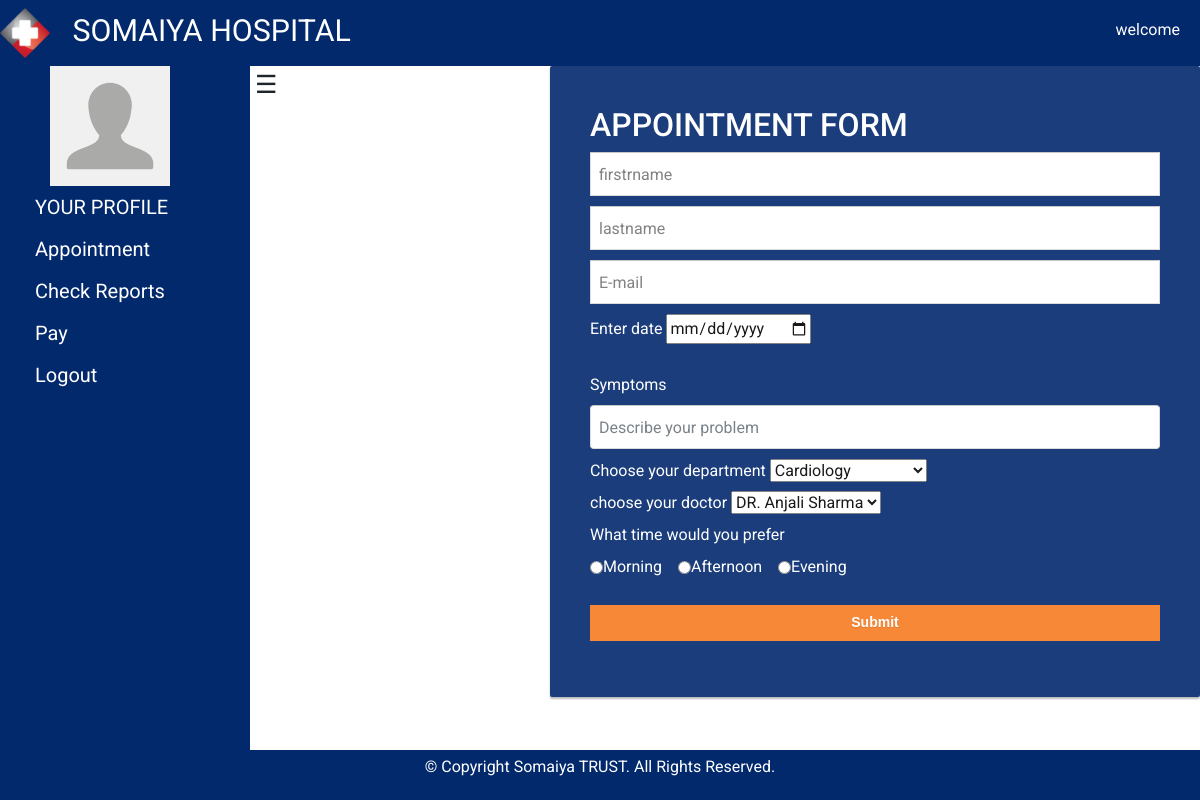
/bapp.php, run on an earlier commit of the app's database.
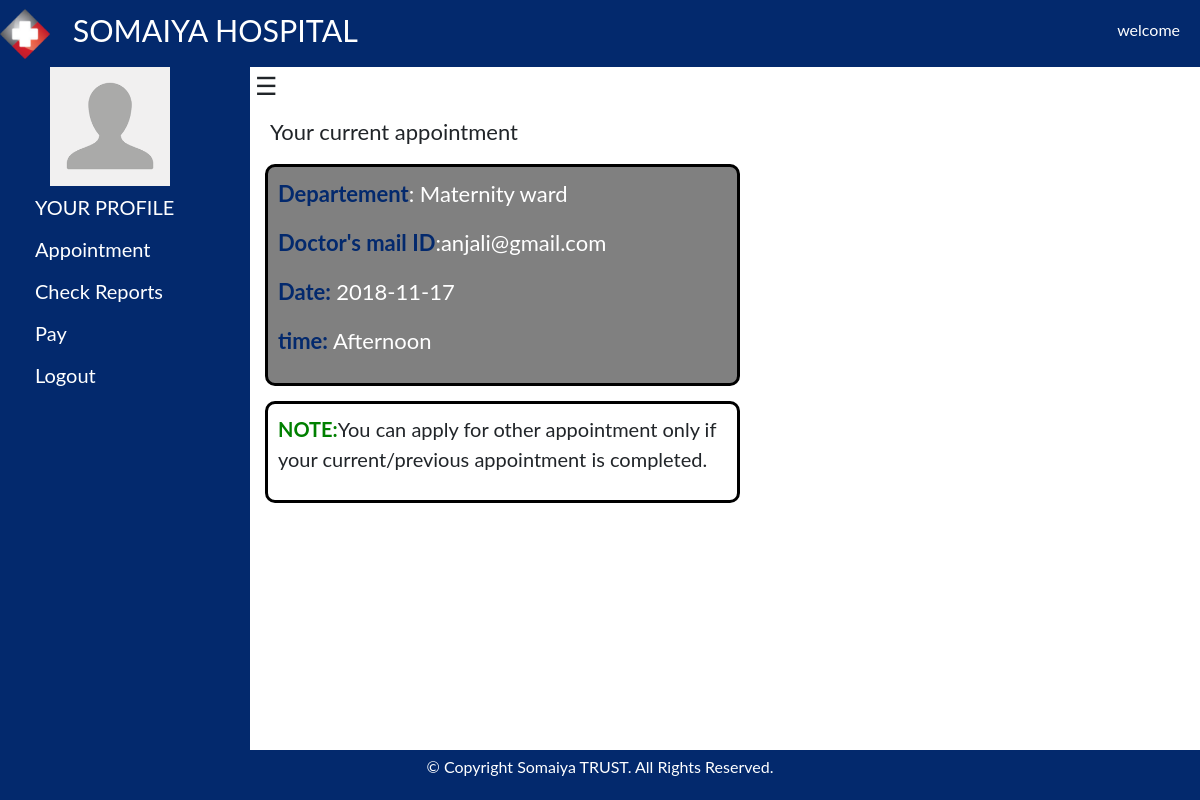
And on a later commit of the database.
### tables this page shows
CREATE TABLE `appointment` (
  `fname` varchar(40) NOT NULL,
  `lname` varchar(40) NOT NULL,
  `Email` varchar(100) NOT NULL,
  `date1` date NOT NULL,
  `Symptoms` varchar(128) NOT NULL,
  `department` varchar(40) NOT NULL,
  `docemail` varchar(50) NOT NULL,
  `time1` varchar(40) NOT NULL,
  `status` varchar(10) NOT NULL DEFAULT 'pending'
);

### bapp.php (the view, shortened to what this page needs)
<!DOCTYPE html>
<html>
<head>
  <link rel="stylesheet" type="text/css" href="css/PD.css">
    <link rel="stylesheet" href="https://stackpath.bootstrapcdn.com/bootstrap/4.1.3/css/bootstrap.min.css">
<link rel="stylesheet" type="text/css" href="css/PD.css">
</head>
<body>
 <?php include("sidenav.php"); ?>
<?php include("includes/head.php"); ?>
<div id="main" style="margin-left:250px">
<span class="ham" style="font-size:25px;padding-left:5px;cursor:pointer;position: fixed;" onclick="openNav()">&#9776;</span>
<?php
$email=$_SESSION['email'];
$sql="select * from appointment where Email='$email'";
$result=mysqli_query($link,$sql);
$num=mysqli_num_rows($result);
if($num==0){
include("appointment.php");
}
else{
 while($row = mysqli_fetch_assoc($result)){
        if($row['status']=='noo')
          {?><br><br>
            <div class="sorry">
              <p>Your current appointment</p>
            </div>
              <div class="details">
                <p><strong>Departement</strong>: <?php echo $row['department']; ?></p>
                <p><strong>Doctor's mail ID</strong>:<?php echo $row['docemail']; ?></p>
                <p><strong>Date: </strong><?php echo $row['date1']; ?></p>
                <p><strong>time:</strong> <?php echo $row['time1']; ?></p>
              </div>
              <div class="note">
                <p><strong>NOTE:</strong>You can apply for other appointment only if your current/previous appointment is completed.</p>
              </div>
            </div>
        <?php
        break;
      }
      }
}
?>
</div>
<div class="footer">
<P> © Copyright Somaiya TRUST. All Rights Reserved. </P>
</div>
</body>
</html>

### appointment.php (shortened to what this page needs)
 <link rel='stylesheet' href='http://codepen.io/assets/libs/fullpage/jquery-ui.css'>
  <link rel="stylesheet" href="css/loginstyle.css" media="screen" type="text/css" />
<div class="login-card">
    <h2>APPOINTMENT FORM</h2>
<form onsubmit="return checkForm(this);"  method="POST" action="bapp.php"style="border:1px solid black,padding:10px">
  <input type="text" placeholder="firstrname" name="fname" value=<?php echo $_SESSION['user']; ?> >
  <input type="text" placeholder="lastname" name="lname" value=<?php echo
$_SESSION['lname']; ?> >
<br>
  <input type="text" name="email" placeholder="E-mail" value=<?php echo $_SESSION['email']; ?>>
  <br>
   <label for="date">Enter date</label>
   <input type="DATE" name="adate"  placeholder="DATE">
<br><br>
    <label for="Symptoms">Symptoms</label>
    <input type="text" name="psymptom" class="form-control" id="exampleSym" placeholder="Describe your problem">
  <div class="dropdown">
  <label>Choose your department   </label>
  <select name="dept">
    <option class="dropdown-item">Cardiology</option>
  </select>
  <br>
</div>
<label>choose your doctor</label>
    <select name="doc">
      <?php
      $sql="select * from doctor";
      $result=mysqli_query($link,$sql);
      while($row = mysqli_fetch_assoc($result)){
        echo"<option value=".$row['email'].">DR. ".$row['fname']." ".$row['lname']."</option>";
      }
      ?>
    </select>
    <br>
 <label>What time would you prefer</label><br>
<div class="form-check form-check-inline">
  <input  type="radio" name="atime"  value="morning">
  <label class="form-check-label" for="inlineCheckbox1">Morning</label>
</div>
<div class="form-check form-check-inline">
  <input  type="radio" name="atime" value="Afternoon">
  <label class="form-check-label" for="inlineCheckbox2">Afternoon</label>
</div>
<div class="form-check form-check-inline">
  <input  type="radio" name="atime" value="Evening">
  <label class="form-check-label" for="inlineCheckbox3">Evening</label>
</div><br><br>
<input type="submit" name="Book" class="login login-submit">
</form> </div>

What changed in the data, as far as the page shows it:
added appointment: department "Maternity ward", docemail "anjali@gmail.com", date1 "2018-11-17", time1 "Afternoon"
Also different on the page:
form field dept: "Cardiology" → (not shown)
form field doc: "DR. Anjali Sharma" → (not shown)
form field atime: "☐" → (not shown)
text no longer shown: "APPOINTMENT FORM Enter date Symptoms Choose your department choose your doctor What time would you prefer Morning Afternoon Evening"
